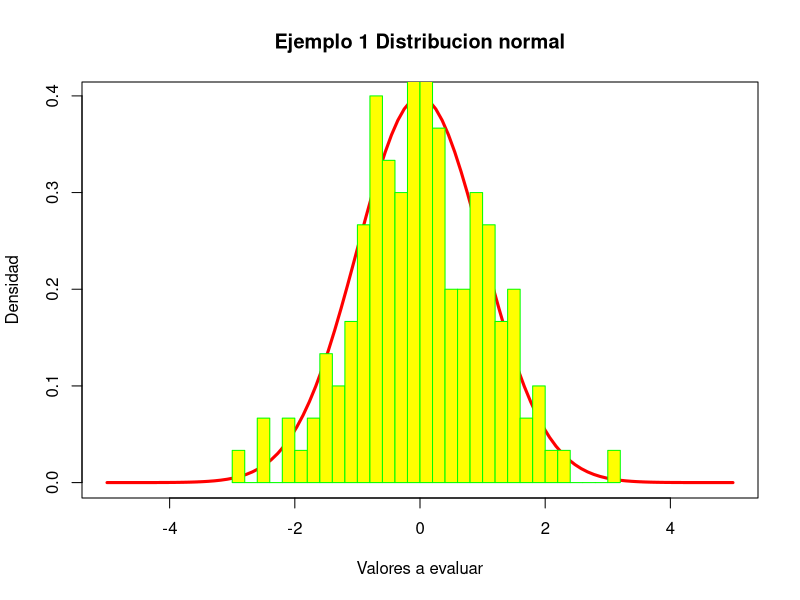
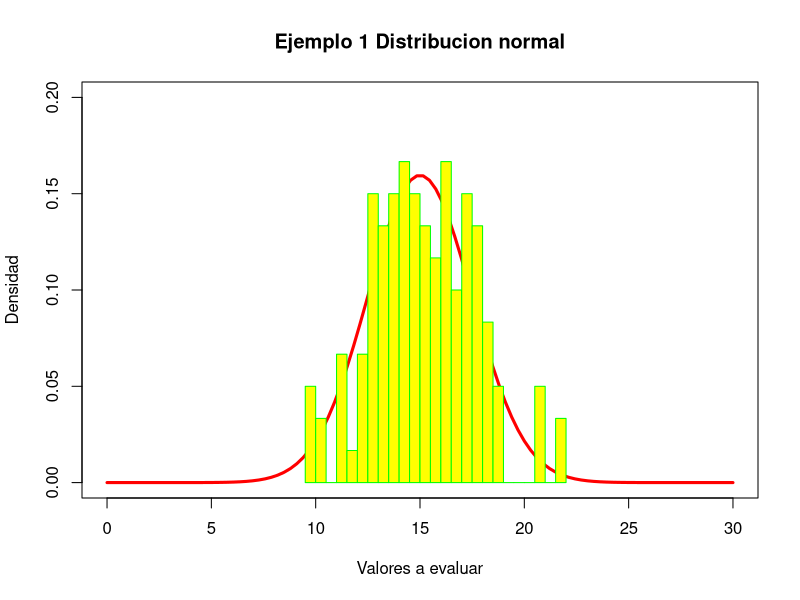
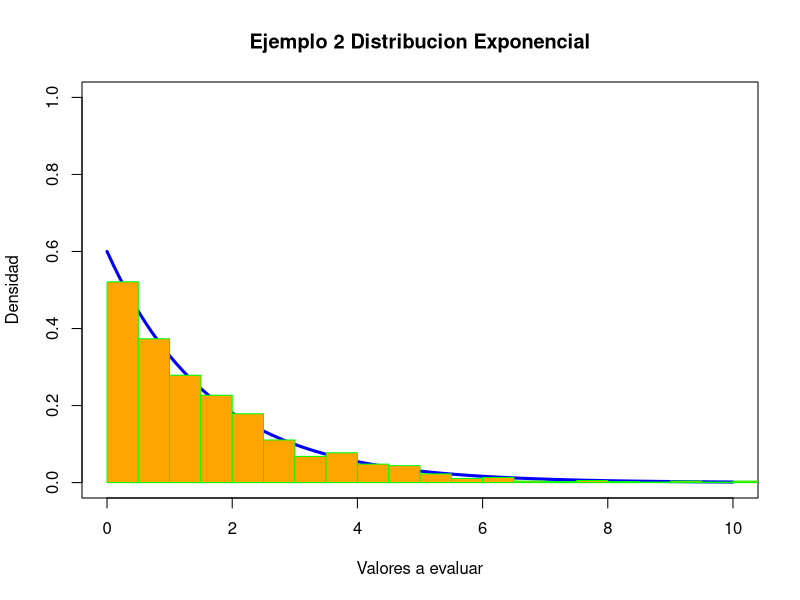
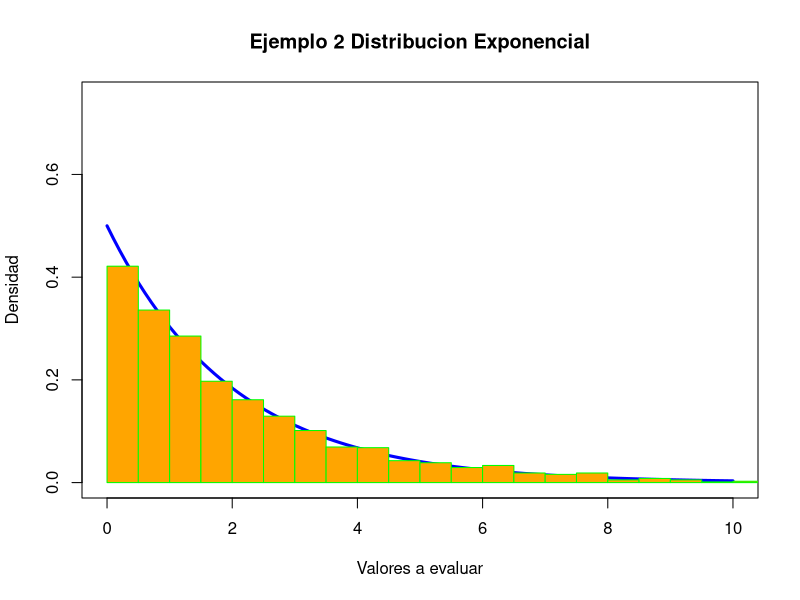
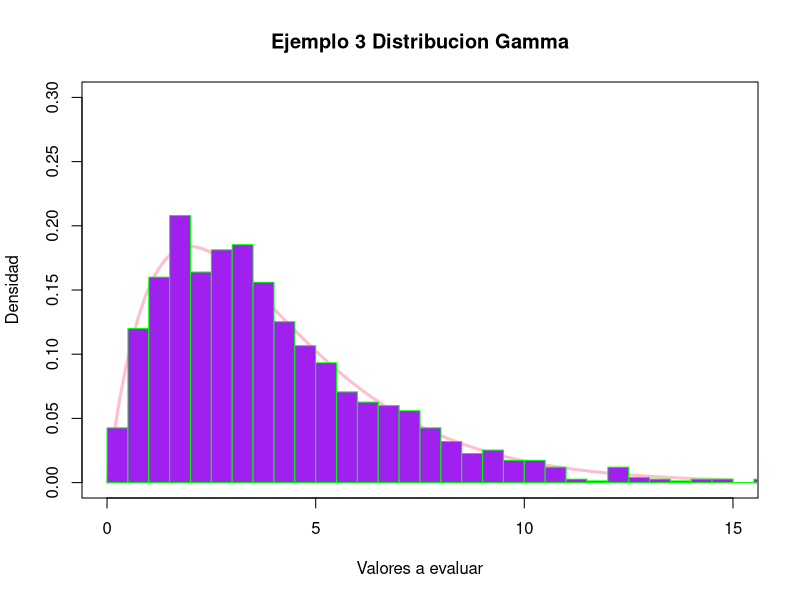
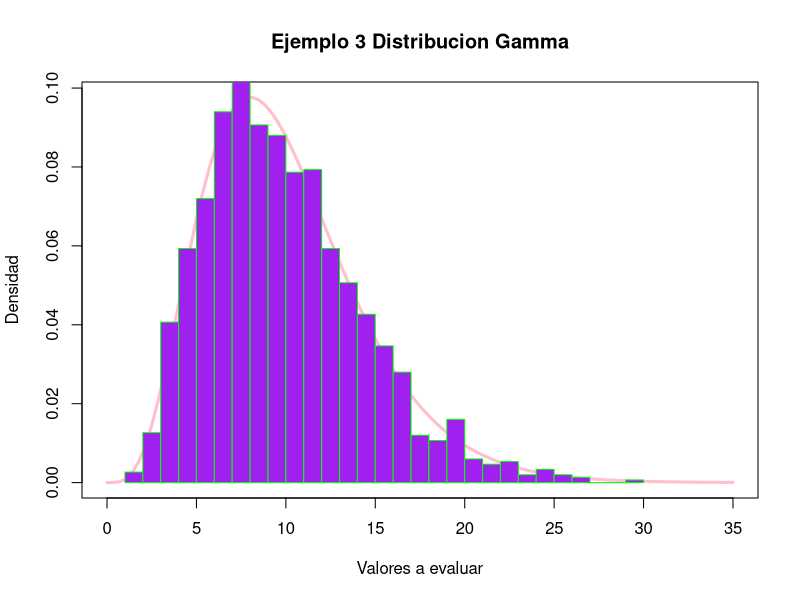
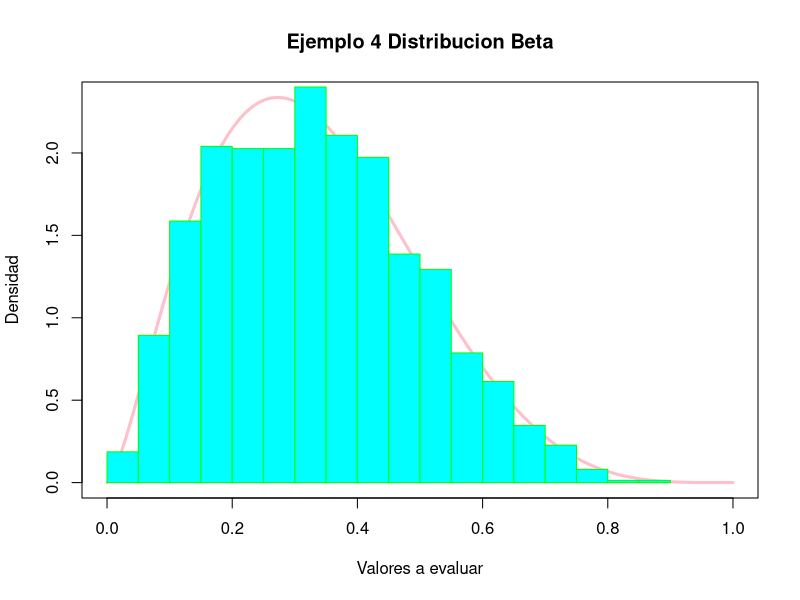
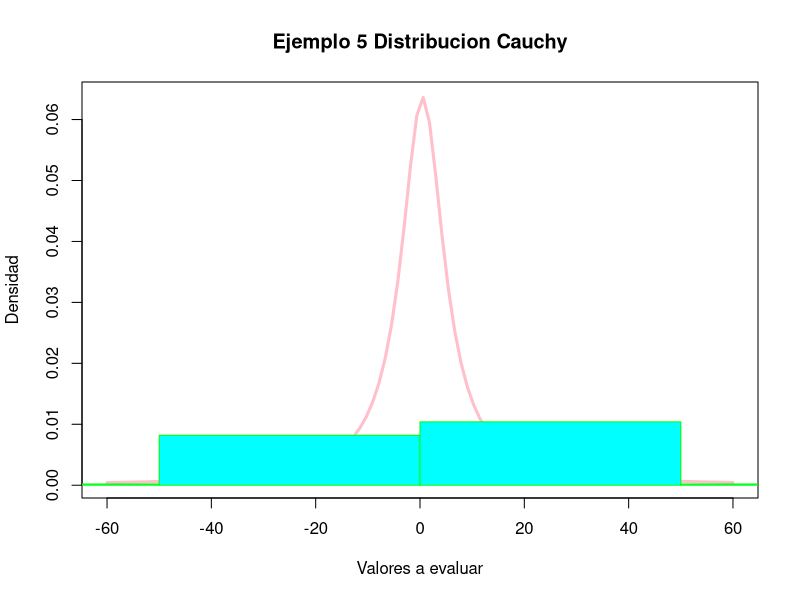

These charts were generated, in order, by the following R code:
#Distribucion normal

numvar <- 150;
media <- 0;
desvest <- 1;
limites <- 5;
datos <- rnorm(numvar,media,desvest)
rango <- seq(-limites, limites, length.out = 100)
densidad <- dnorm(rango, mean=media, sd = desvest)

plot(rango,densidad, type = 'l', lwd=3,
     col='red', xlab = 'Valores a evaluar',
     ylab = 'Densidad', main = 'Ejemplo 1 Distribucion normal')

hist(datos, breaks=30, add=TRUE, col = 'yellow',
     border = 'green', freq = FALSE)


numvar <- 120;
media <- 15;
desvest <- 2.5;
liminf <- 0
limitsup <- 2*media;
datos <- rnorm(numvar,media,desvest)
rango <- seq(-liminf, limitsup, length.out = 100)
densidad <- dnorm(rango, mean=media, sd = desvest)

plot(rango,densidad, type = 'l', lwd=3,
     col='red', xlab = 'Valores a evaluar',
     ylab = 'Densidad', main = 'Ejemplo 1 Distribucion normal',
     ylim= c(0,0.2))

hist(datos, breaks=30, add=TRUE, col = 'yellow',
     border = 'green', freq = FALSE)

#------------------------------------------------------------------
#Distribucion exponencial

numvar <- 1500
lambda <- 0.6
valMax <- 10
datos <- rexp(numvar, lambda)
rango <- seq(0,valMax, length.out=100)
densidad <- dexp(rango, rate = lambda)

plot(rango,densidad, type = 'l', lwd=3,
     col='blue', xlab = 'Valores a evaluar',
     ylab = 'Densidad', main = 'Ejemplo 2 Distribucion Exponencial',
     ylim= c(0,1))

hist(datos, breaks=30, add=TRUE, col = 'orange',
     border = 'green', freq = FALSE)


numvar <- 1500
lambda <- 0.5
valMax <- 10
datos <- rexp(numvar, lambda)
rango <- seq(0,valMax, length.out=100)
densidad <- dexp(rango, rate = lambda)

plot(rango,densidad, type = 'l', lwd=3,
     col='blue', xlab = 'Valores a evaluar',
     ylab = 'Densidad', main = 'Ejemplo 2 Distribucion Exponencial',
     ylim= c(0,0.75))

hist(datos, breaks=30, add=TRUE, col = 'orange',
     border = 'green', freq = FALSE)

#----------------------------------------------------------------------------------
#Distribucion gamma

numvar <- 1500
a <- 2
b <- 0.5
valMax <- 15
datos <- rgamma(numvar, shape =a, rate=b)
rango <- seq(0,valMax, length.out=100)
densidad <- dgamma(rango, shape =a, rate=b)


plot(rango,densidad, type = 'l', lwd=3,
     col='pink', xlab = 'Valores a evaluar',
     ylab = 'Densidad', main = 'Ejemplo 3 Distribucion Gamma',
     ylim= c(0,0.3))

hist(datos, breaks=30, add=TRUE, col = 'purple',
     border = 'green', freq = FALSE)


numvar <- 1500
a <- 5
b <- 0.5
valMax <- 35
datos <- rgamma(numvar, shape =a, rate=b)
rango <- seq(0,valMax, length.out=100)
densidad <- dgamma(rango, shape =a, rate=b)


plot(rango,densidad, type = 'l', lwd=3,
     col='pink', xlab = 'Valores a evaluar',
     ylab = 'Densidad', main = 'Ejemplo 3 Distribucion Gamma')
    # , ylim= c(0,0.3))

hist(datos, breaks=30, add=TRUE, col = 'purple',
     border = 'green', freq = FALSE)

#------------------------------------------------------------------------------------------
#DISTRIBUCION BETA


numvar <- 1500
a <-2.5
c <- 5
valMax <- 1
datos <- rbeta(numvar, shape1=a, shape2=c)
rango <- seq(0,valMax, length.out=100)
densidad <- dbeta(rango, shape1=a, shape2=c)


plot(rango,densidad, type = 'l', lwd=3,
     col='pink', xlab = 'Valores a evaluar',
     ylab = 'Densidad', main = 'Ejemplo 4 Distribucion Beta')
     #, ylim= c(0,0.3))

hist(datos, breaks=30, add=TRUE, col = 'cyan',
     border = 'green', freq = FALSE)

#------------------------------------------------------------------------------------------
#DISTRIBUCION cauchy


numvar <- 100
a <-0.5
b <- 5
liminf <- -60
limsup <- 60

datos <- rcauchy(numvar, location=a, scale=b)
rango <- seq(liminf,limsup, length.out=100)
densidad <- dcauchy(rango, location=a, scale=b)


plot(rango,densidad, type = 'l', lwd=3,
     col='pink', xlab = 'Valores a evaluar',
     ylab = 'Densidad', main = 'Ejemplo 5 Distribucion Cauchy')
#, ylim= c(0,0.3))

hist(datos, breaks=30, add=TRUE, col = 'cyan',
     border = 'green', freq = FALSE)





